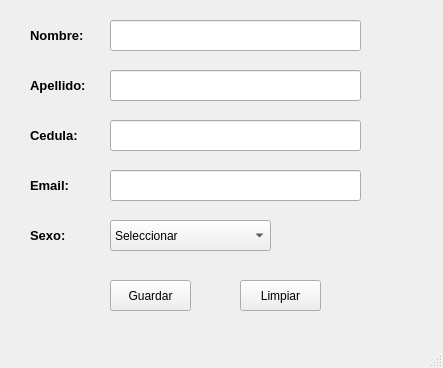
<?xml version="1.0" encoding="UTF-8"?>
<ui version="4.0">
 <class>MainWindow</class>
 <widget class="QMainWindow" name="MainWindow">
  <property name="geometry">
   <rect>
    <x>0</x>
    <y>0</y>
    <width>443</width>
    <height>368</height>
   </rect>
  </property>
  <property name="windowTitle">
   <string>MainWindow</string>
  </property>
  <widget class="QWidget" name="centralwidget">
   <widget class="QLineEdit" name="txtCedula">
    <property name="geometry">
     <rect>
      <x>110</x>
      <y>120</y>
      <width>251</width>
      <height>31</height>
     </rect>
    </property>
   </widget>
   <widget class="QPushButton" name="btnLimpiar">
    <property name="geometry">
     <rect>
      <x>240</x>
      <y>280</y>
      <width>81</width>
      <height>31</height>
     </rect>
    </property>
    <property name="text">
     <string>Limpiar</string>
    </property>
   </widget>
   <widget class="QLabel" name="lblSexo">
    <property name="geometry">
     <rect>
      <x>30</x>
      <y>220</y>
      <width>71</width>
      <height>31</height>
     </rect>
    </property>
    <property name="font">
     <font>
      <pointsize>10</pointsize>
      <weight>75</weight>
      <bold>true</bold>
     </font>
    </property>
    <property name="text">
     <string>Sexo:</string>
    </property>
   </widget>
   <widget class="QLabel" name="lblEmail">
    <property name="geometry">
     <rect>
      <x>30</x>
      <y>170</y>
      <width>71</width>
      <height>31</height>
     </rect>
    </property>
    <property name="font">
     <font>
      <pointsize>10</pointsize>
      <weight>75</weight>
      <bold>true</bold>
     </font>
    </property>
    <property name="text">
     <string>Email:</string>
    </property>
   </widget>
   <widget class="QLabel" name="lblApellido">
    <property name="geometry">
     <rect>
      <x>30</x>
      <y>70</y>
      <width>71</width>
      <height>31</height>
     </rect>
    </property>
    <property name="font">
     <font>
      <pointsize>10</pointsize>
      <weight>75</weight>
      <bold>true</bold>
     </font>
    </property>
    <property name="text">
     <string>Apellido:</string>
    </property>
   </widget>
   <widget class="QLabel" name="lblNombre">
    <property name="geometry">
     <rect>
      <x>30</x>
      <y>20</y>
      <width>71</width>
      <height>31</height>
     </rect>
    </property>
    <property name="font">
     <font>
      <pointsize>10</pointsize>
      <weight>75</weight>
      <bold>true</bold>
     </font>
    </property>
    <property name="mouseTracking">
     <bool>false</bool>
    </property>
    <property name="tabletTracking">
     <bool>false</bool>
    </property>
    <property name="text">
     <string>Nombre:</string>
    </property>
   </widget>
   <widget class="QComboBox" name="cmbSexo">
    <property name="geometry">
     <rect>
      <x>110</x>
      <y>220</y>
      <width>161</width>
      <height>31</height>
     </rect>
    </property>
    <item>
     <property name="text">
      <string>Seleccionar </string>
     </property>
    </item>
    <item>
     <property name="text">
      <string>Masculino</string>
     </property>
    </item>
    <item>
     <property name="text">
      <string>Femenino</string>
     </property>
    </item>
    <item>
     <property name="text">
      <string>Prefiero no decirlo</string>
     </property>
    </item>
   </widget>
   <widget class="QLineEdit" name="txtEmail">
    <property name="geometry">
     <rect>
      <x>110</x>
      <y>170</y>
      <width>251</width>
      <height>31</height>
     </rect>
    </property>
   </widget>
   <widget class="QLineEdit" name="txtNombre">
    <property name="geometry">
     <rect>
      <x>110</x>
      <y>20</y>
      <width>251</width>
      <height>31</height>
     </rect>
    </property>
   </widget>
   <widget class="QPushButton" name="btnGuardar">
    <property name="geometry">
     <rect>
      <x>110</x>
      <y>280</y>
      <width>81</width>
      <height>31</height>
     </rect>
    </property>
    <property name="text">
     <string>Guardar</string>
    </property>
   </widget>
   <widget class="QLabel" name="lblCedula">
    <property name="geometry">
     <rect>
      <x>30</x>
      <y>120</y>
      <width>71</width>
      <height>31</height>
     </rect>
    </property>
    <property name="font">
     <font>
      <pointsize>10</pointsize>
      <weight>75</weight>
      <bold>true</bold>
     </font>
    </property>
    <property name="text">
     <string>Cedula:</string>
    </property>
   </widget>
   <widget class="QLineEdit" name="txtApellido">
    <property name="geometry">
     <rect>
      <x>110</x>
      <y>70</y>
      <width>251</width>
      <height>31</height>
     </rect>
    </property>
   </widget>
  </widget>
  <widget class="QMenuBar" name="menubar">
   <property name="geometry">
    <rect>
     <x>0</x>
     <y>0</y>
     <width>443</width>
     <height>21</height>
    </rect>
   </property>
  </widget>
  <widget class="QStatusBar" name="statusbar"/>
 </widget>
 <resources/>
 <connections/>
</ui>
